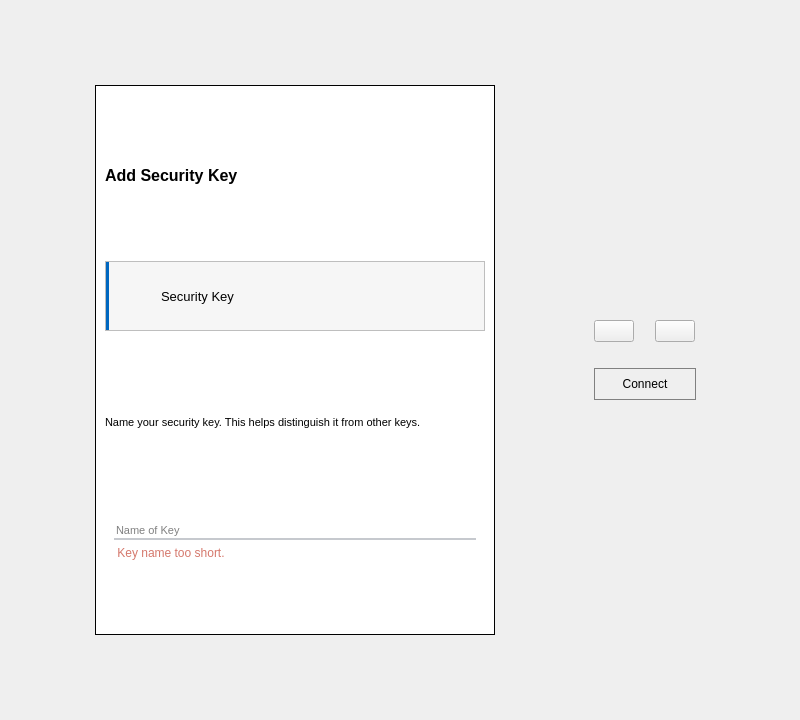
<?xml version="1.0" encoding="UTF-8"?>
<ui version="4.0">
 <class>Form</class>
 <widget class="QWidget" name="Form">
  <property name="geometry">
   <rect>
    <x>0</x>
    <y>0</y>
    <width>800</width>
    <height>720</height>
   </rect>
  </property>
  <property name="maximumSize">
   <size>
    <width>800</width>
    <height>720</height>
   </size>
  </property>
  <property name="cursor">
   <cursorShape>ArrowCursor</cursorShape>
  </property>
  <property name="windowTitle">
   <string>Form</string>
  </property>
  <property name="styleSheet">
   <string notr="true">#left_stacked {
	border: 1px solid black;
	background-color: #fff;
}

#left_stacked .QPushButton {
	color: white;
	border: none;
	background-color: #0067c0; 
}

#left_stacked .QPushButton:hover {
	background-color: #005dad; 
}

#title {
	font-size: 12pt;
	font-weight: bold;
}

#key_select_frame {
	background-color: #f6f6f6;
	border-left: 4px solid #0067c0;
}

#key_name_field {
    border-bottom: 1.5px solid #c6c9ce;
}

#key_name_field:focus {
    border-bottom: 1.5px solid #0067c0;
}

#connect_btn {
	border: 1px solid gray;
	height: 30px;
	width: 100px;
}

#connect_btn:hover {
	background-color: #e6e6e6;
}

.ShadowButton {
	max-width: 80px;
	height: 100px;
	border: none;
	background-color: #fff;
	border-radius: 15%;
}

.ShadowButton:checked {
	border: 3px solid #4070f4;
}

#warning_label {
	color: #d5786c;
}



</string>
  </property>
  <layout class="QHBoxLayout" name="horizontalLayout">
   <item>
    <widget class="QStackedWidget" name="left_stacked">
     <property name="minimumSize">
      <size>
       <width>400</width>
       <height>0</height>
      </size>
     </property>
     <property name="maximumSize">
      <size>
       <width>400</width>
       <height>550</height>
      </size>
     </property>
     <property name="frameShape">
      <enum>QFrame::StyledPanel</enum>
     </property>
     <property name="frameShadow">
      <enum>QFrame::Raised</enum>
     </property>
     <property name="currentIndex">
      <number>0</number>
     </property>
     <widget class="QWidget" name="page1">
      <layout class="QVBoxLayout" name="verticalLayout">
       <item>
        <widget class="QLabel" name="title">
         <property name="maximumSize">
          <size>
           <width>16777215</width>
           <height>50</height>
          </size>
         </property>
         <property name="text">
          <string>Add Security Key</string>
         </property>
        </widget>
       </item>
       <item>
        <widget class="QFrame" name="key_select_frame">
         <property name="maximumSize">
          <size>
           <width>16777215</width>
           <height>70</height>
          </size>
         </property>
         <property name="frameShape">
          <enum>QFrame::StyledPanel</enum>
         </property>
         <property name="frameShadow">
          <enum>QFrame::Raised</enum>
         </property>
         <layout class="QHBoxLayout" name="horizontalLayout_2">
          <item>
           <widget class="QLabel" name="usb_icon">
            <property name="maximumSize">
             <size>
              <width>40</width>
              <height>40</height>
             </size>
            </property>
            <property name="text">
             <string/>
            </property>
            <property name="pixmap">
             <pixmap>../../resources/icons/usb-drive.svg</pixmap>
            </property>
            <property name="scaledContents">
             <bool>true</bool>
            </property>
            <property name="alignment">
             <set>Qt::AlignLeading|Qt::AlignLeft|Qt::AlignVCenter</set>
            </property>
           </widget>
          </item>
          <item>
           <widget class="QLabel" name="label_5">
            <property name="font">
             <font>
              <pointsize>10</pointsize>
             </font>
            </property>
            <property name="text">
             <string>Security Key</string>
            </property>
           </widget>
          </item>
         </layout>
        </widget>
       </item>
       <item>
        <widget class="QLabel" name="guide_label">
         <property name="maximumSize">
          <size>
           <width>16777215</width>
           <height>60</height>
          </size>
         </property>
         <property name="font">
          <font>
           <pointsize>8</pointsize>
          </font>
         </property>
         <property name="text">
          <string>Name your security key. This helps distinguish it from other keys.</string>
         </property>
         <property name="scaledContents">
          <bool>false</bool>
         </property>
         <property name="wordWrap">
          <bool>true</bool>
         </property>
        </widget>
       </item>
       <item>
        <widget class="QWidget" name="verticalWidget" native="true">
         <property name="sizePolicy">
          <sizepolicy hsizetype="Preferred" vsizetype="Maximum">
           <horstretch>0</horstretch>
           <verstretch>0</verstretch>
          </sizepolicy>
         </property>
         <layout class="QVBoxLayout" name="verticalLayout_4">
          <item>
           <widget class="QLineEdit" name="key_name_field">
            <property name="font">
             <font>
              <pointsize>8</pointsize>
             </font>
            </property>
            <property name="maxLength">
             <number>36</number>
            </property>
            <property name="frame">
             <bool>false</bool>
            </property>
            <property name="placeholderText">
             <string>Name of Key</string>
            </property>
           </widget>
          </item>
          <item>
           <widget class="QLabel" name="warning_label">
            <property name="sizePolicy">
             <sizepolicy hsizetype="Preferred" vsizetype="Maximum">
              <horstretch>0</horstretch>
              <verstretch>0</verstretch>
             </sizepolicy>
            </property>
            <property name="text">
             <string> Key name too short.</string>
            </property>
           </widget>
          </item>
         </layout>
        </widget>
       </item>
      </layout>
     </widget>
     <widget class="QWidget" name="page2">
      <layout class="QVBoxLayout" name="verticalLayout_3">
       <item>
        <widget class="QLabel" name="fingerprint">
         <property name="text">
          <string/>
         </property>
         <property name="pixmap">
          <pixmap>../../resources/images/fp_0.png</pixmap>
         </property>
         <property name="alignment">
          <set>Qt::AlignCenter</set>
         </property>
        </widget>
       </item>
       <item>
        <widget class="QLabel" name="instruction_label">
         <property name="maximumSize">
          <size>
           <width>16777215</width>
           <height>100</height>
          </size>
         </property>
         <property name="font">
          <font>
           <pointsize>10</pointsize>
          </font>
         </property>
         <property name="text">
          <string>Please Touch the fingerprint sensor on your security key.</string>
         </property>
         <property name="alignment">
          <set>Qt::AlignCenter</set>
         </property>
         <property name="wordWrap">
          <bool>true</bool>
         </property>
        </widget>
       </item>
      </layout>
     </widget>
    </widget>
   </item>
   <item>
    <widget class="QFrame" name="key_frame">
     <property name="sizePolicy">
      <sizepolicy hsizetype="Maximum" vsizetype="Maximum">
       <horstretch>0</horstretch>
       <verstretch>0</verstretch>
      </sizepolicy>
     </property>
     <property name="cursor">
      <cursorShape>ArrowCursor</cursorShape>
     </property>
     <property name="styleSheet">
      <string notr="true"/>
     </property>
     <property name="frameShape">
      <enum>QFrame::NoFrame</enum>
     </property>
     <property name="frameShadow">
      <enum>QFrame::Raised</enum>
     </property>
     <layout class="QVBoxLayout" name="verticalLayout_2">
      <item>
       <layout class="QHBoxLayout" name="finger_container">
        <property name="spacing">
         <number>20</number>
        </property>
        <item alignment="Qt::AlignHCenter">
         <widget class="ShadowButton" name="fp3_btn">
          <property name="cursor">
           <cursorShape>PointingHandCursor</cursorShape>
          </property>
          <property name="text">
           <string/>
          </property>
          <property name="icon">
           <iconset>
            <normaloff>../../data/fingerprints/fp3.png</normaloff>../../data/fingerprints/fp3.png</iconset>
          </property>
          <property name="iconSize">
           <size>
            <width>70</width>
            <height>100</height>
           </size>
          </property>
          <property name="checkable">
           <bool>true</bool>
          </property>
         </widget>
        </item>
        <item alignment="Qt::AlignHCenter">
         <widget class="ShadowButton" name="fp4_btn">
          <property name="cursor">
           <cursorShape>PointingHandCursor</cursorShape>
          </property>
          <property name="text">
           <string/>
          </property>
          <property name="icon">
           <iconset>
            <normaloff>../../data/fingerprints/fp4.png</normaloff>../../data/fingerprints/fp4.png</iconset>
          </property>
          <property name="iconSize">
           <size>
            <width>70</width>
            <height>100</height>
           </size>
          </property>
          <property name="checkable">
           <bool>true</bool>
          </property>
         </widget>
        </item>
       </layout>
      </item>
      <item>
       <widget class="ClickableLabel" name="security_key">
        <property name="text">
         <string/>
        </property>
        <property name="pixmap">
         <pixmap>../../resources/images/security_key.png</pixmap>
        </property>
       </widget>
      </item>
      <item alignment="Qt::AlignLeft">
       <widget class="QPushButton" name="connect_btn">
        <property name="cursor">
         <cursorShape>PointingHandCursor</cursorShape>
        </property>
        <property name="text">
         <string>Connect</string>
        </property>
        <property name="icon">
         <iconset>
          <normaloff>../../resources/icons/electric-cord-1.svg</normaloff>../../resources/icons/electric-cord-1.svg</iconset>
        </property>
       </widget>
      </item>
     </layout>
    </widget>
   </item>
  </layout>
 </widget>
 <customwidgets>
  <customwidget>
   <class>ClickableLabel</class>
   <extends>QLabel</extends>
   <header location="global">widgets/clickables.h</header>
  </customwidget>
  <customwidget>
   <class>ShadowButton</class>
   <extends>QPushButton</extends>
   <header location="global">widgets/shadow.h</header>
  </customwidget>
 </customwidgets>
 <resources/>
 <connections/>
</ui>
